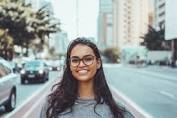
#> input picture happy.jpg, 177 x 118 px
$ python findface.py
#> lines starting #> are read from the running program, lines starting #| are printed output that depends on the picture; after the words box and inside, x2 and y2 are one past the last pixel; in counts of white or black regions, pixels touching at a corner belong together
import cv2
from matplotlib import pyplot as plt

image = cv2.imread("happy.jpg")
#> image is the input picture: shape (118, 177, 3); mean B, G, R 161.2, 162.1, 154.5
gray = cv2.cvtColor(image, cv2.COLOR_BGR2GRAY)
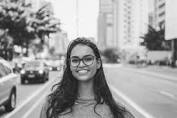
#> gray: shape (118, 177); min 4, max 254, mean 159.7

xml = 'haarcascade_frontalface_default.xml'
face_cascade = cv2.CascadeClassifier(xml)
faces = face_cascade.detectMultiScale(gray, 1.2, 5)
#> faces = [[66, 46, 34, 34]]

print ("Number of faces detected: "+str(len(faces)))
#| Number of faces detected: 1

if len(faces):
    for(x,y,w,h) in faces:
        cv2.rectangle(image,(x,y),(x+w,y+h),(0,255,0),2)
#> this loop made 1 pass
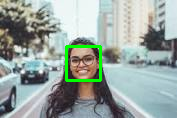
#> image: shape (118, 177, 3); 1.93% of pixels changed, all inside (x1, y1, x2, y2) = (65, 45, 102, 82)

plt.imshow(cv2.cvtColor(image,cv2.COLOR_BGR2RGB),cmap='gray')
plt.xticks([]),plt.yticks([])
plt.show()
